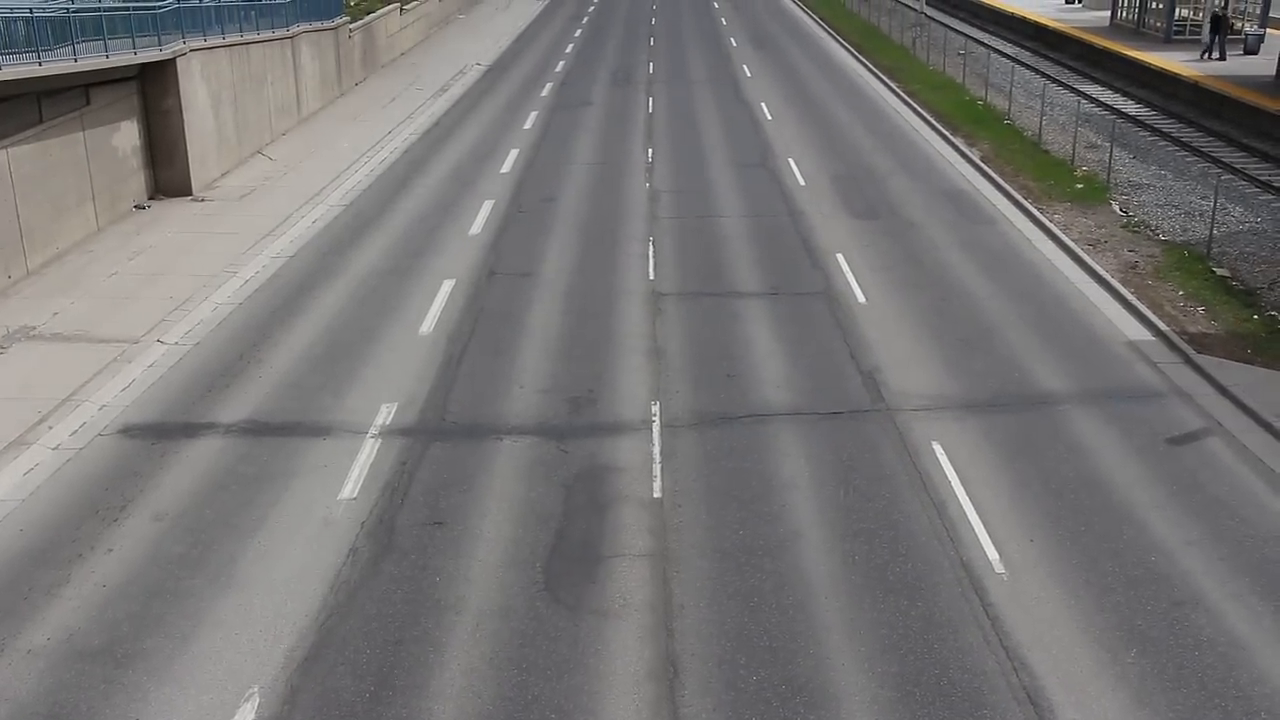
#> input picture frame 71 of Basic Code/Motion Detection.mp4, 1280 x 720 px
$ python 'Motion Capture using External Feed.py'
#> lines starting #> are read from the running program, lines starting #| are printed output that depends on the picture
import cv2
import numpy as np

# ====== Setup Video Source ======
# For video file: replace 'video.mp4' with your file path
# For IP camera: replace with stream URL, e.g., 'http://192.168.0.101:8080/video'
video_source = ('Motion Detection.mp4')  # or 'http://your_ip_camera_stream'

cap = cv2.VideoCapture(video_source)

# Read the first frame to initialize background
ret, frame1 = cap.read()
#> frame1 is the input picture: shape (720, 1280, 3); mean B, G, R 117.6, 118, 119.5
if not ret:
    print("Failed to load video")
    exit()

frame1 = cv2.resize(frame1, (640, 480))
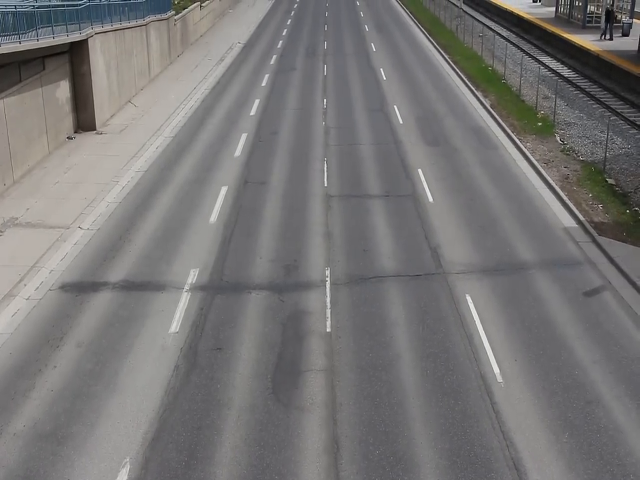
#> frame1: shape (480, 640, 3); mean B, G, R 117.6, 118, 119.5
prvs = cv2.cvtColor(frame1, cv2.COLOR_BGR2GRAY)
hsv_mask = np.zeros_like(frame1)
hsv_mask[..., 1] = 255  # Set saturation to maximum

while True:
    ret, frame2 = cap.read()
    if not ret:
        break

    frame2 = cv2.resize(frame2, (640, 480))
#> frame2: shape (480, 640, 3)
    next_frame = cv2.cvtColor(frame2, cv2.COLOR_BGR2GRAY)
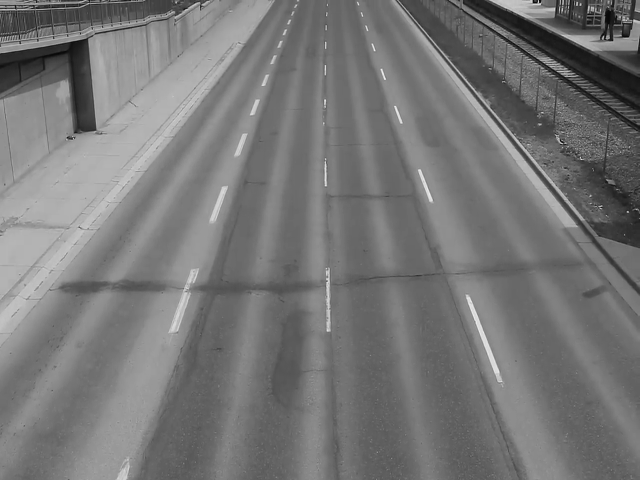
#> next_frame: shape (480, 640); min 6, max 238, mean 118.4

    # Calculate dense optical flow using Farneback method
    flow = cv2.calcOpticalFlowFarneback(prvs, next_frame, None, 0.5, 3, 15, 3, 5, 1.2, 0)

    # Convert flow to magnitude and angle
    magnitude, angle = cv2.cartToPolar(flow[..., 0], flow[..., 1])
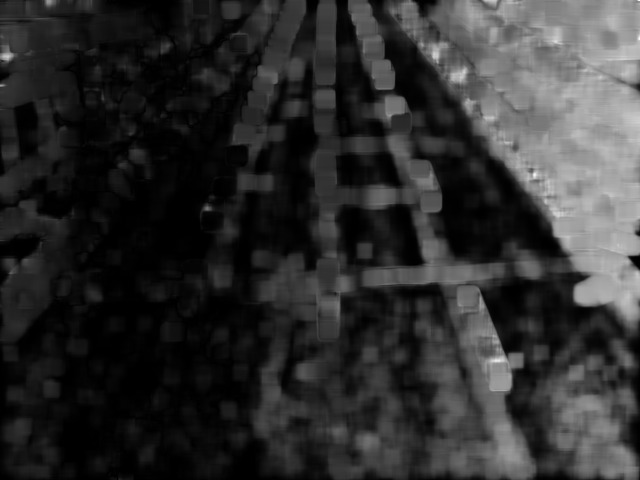
#> magnitude: shape (480, 640) float32; min 2.9e-08, max 0.994, mean 0.185
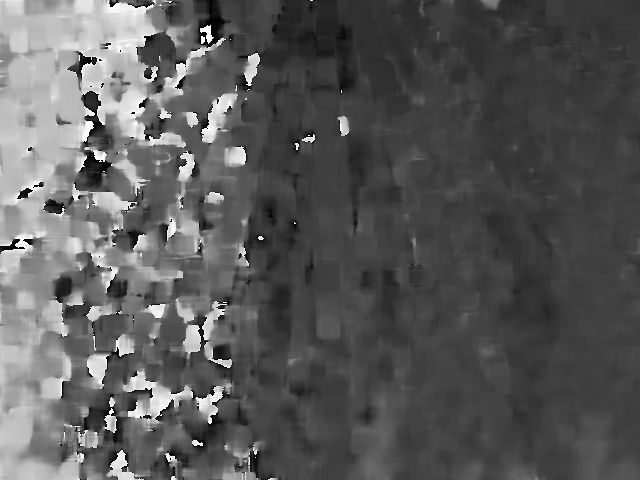
#> angle: shape (480, 640) float32; min 0.000184, max 6.28, mean 2.21; drawn with min black and max white
    hsv_mask[..., 0] = angle * 180 / np.pi / 2
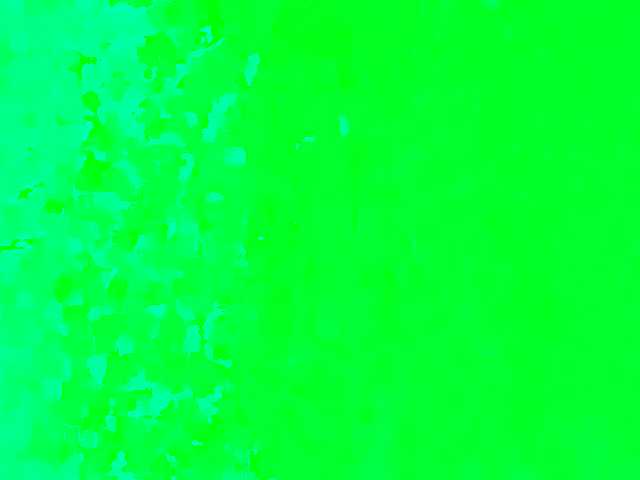
#> hsv_mask: shape (480, 640, 3); mean of channels 0, 1, 2 62.8, 255, 0; drawn as B, G, R
    hsv_mask[..., 2] = cv2.normalize(magnitude, None, 0, 255, cv2.NORM_MINMAX)
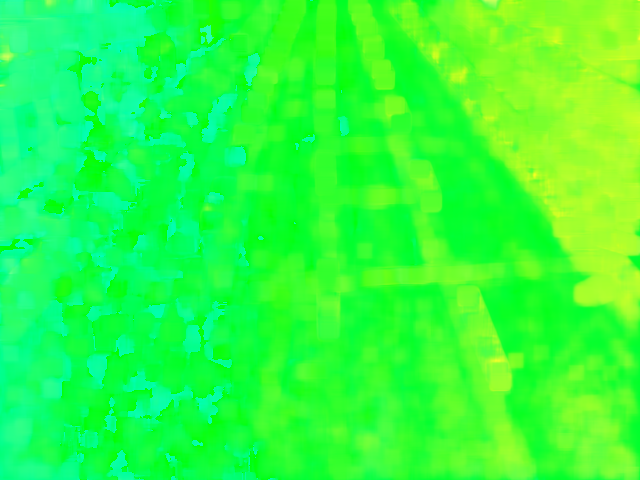
#> hsv_mask: shape (480, 640, 3); mean of channels 0, 1, 2 62.8, 255, 47; drawn as B, G, R

    # Convert HSV to BGR
    motion_visual = cv2.cvtColor(hsv_mask, cv2.COLOR_HSV2BGR)
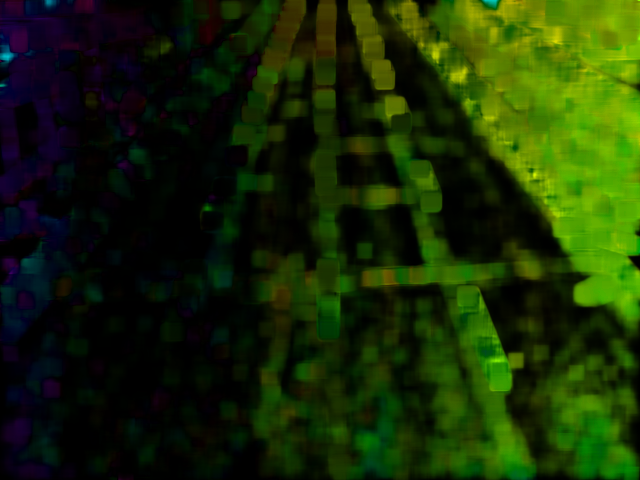
#> motion_visual: shape (480, 640, 3); mean B, G, R 3.6, 44, 24.5

    # Show both original and motion tracking
    cv2.imshow('Original Feed', frame2)
    cv2.imshow('Motion Tracking', motion_visual)

    # Prepare for next iteration
    prvs = next_frame.copy()

    # Exit on pressing 'q'
    if cv2.waitKey(30) & 0xFF == ord('q'):
#> (key q is pressed here)
        break

cap.release()
cv2.destroyAllWindows()

$ run again, starting later in the video
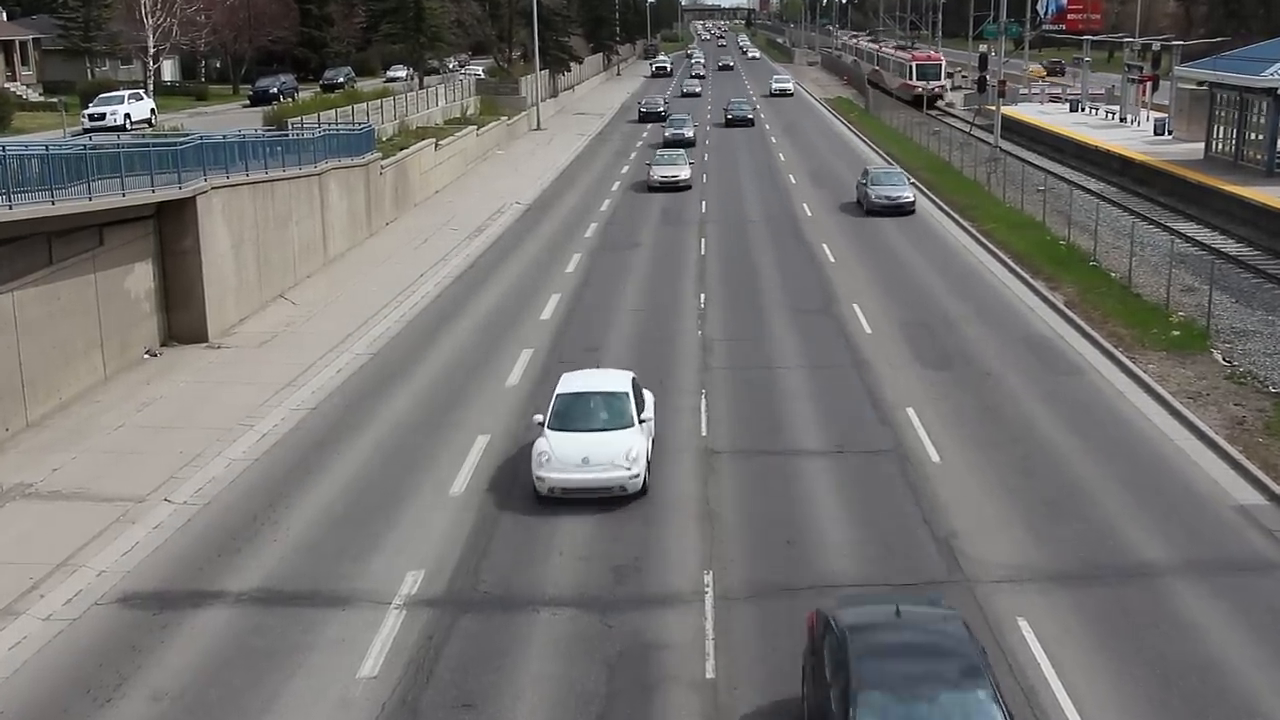
#> input picture frame 574 of Basic Code/Motion Detection.mp4, 1280 x 720 px
#> frame1 is the input picture: shape (720, 1280, 3); mean B, G, R 111.4, 113.2, 114.5
#> frame1: shape (480, 640, 3)
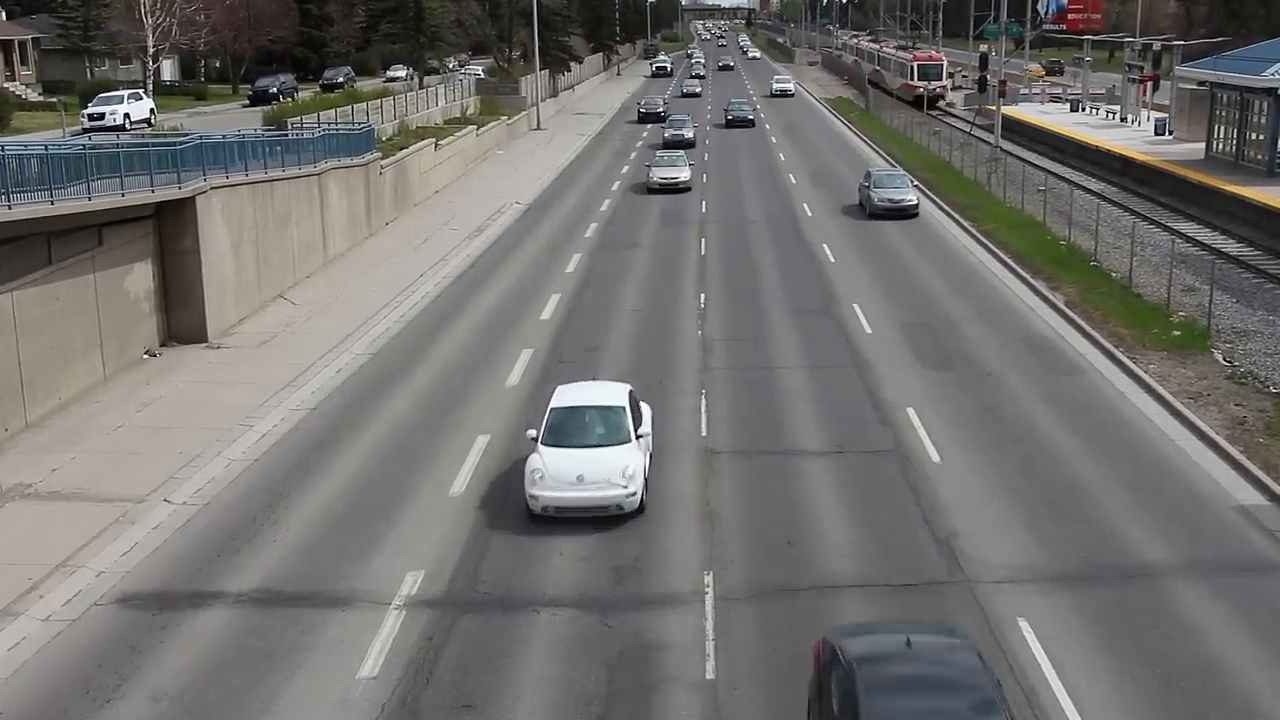
#> input picture frame 575 of Basic Code/Motion Detection.mp4, 1280 x 720 px
#> frame2 is the input picture: shape (720, 1280, 3); mean B, G, R 110.9, 112.7, 114.2
#> frame2: shape (480, 640, 3)
#> `motion_visual = cv2.cvtColor(hsv_mask, cv2.COLOR_HSV2BGR)`:
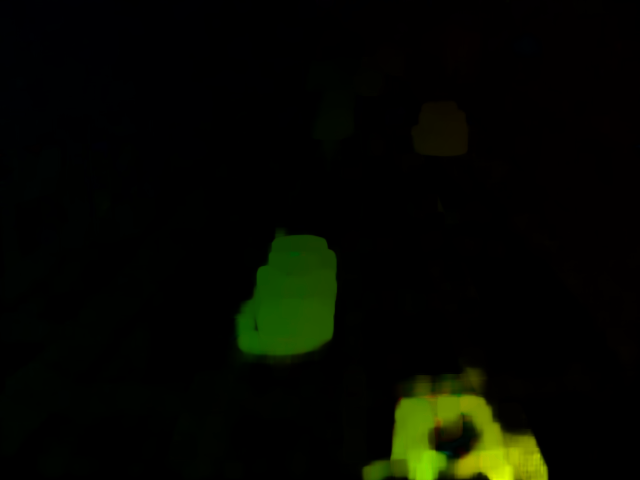
#> motion_visual: shape (480, 640, 3); mean B, G, R 0.2, 7.8, 5
